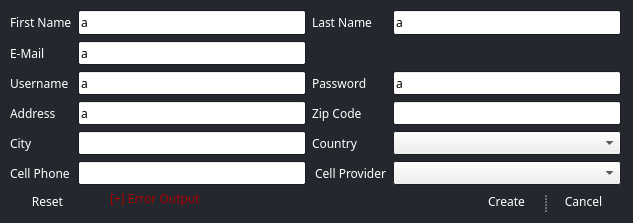
<?xml version="1.0" encoding="UTF-8"?>
<ui version="4.0">
 <class>CreateUserWindow</class>
 <widget class="QDialog" name="CreateUserWindow">
  <property name="geometry">
   <rect>
    <x>0</x>
    <y>0</y>
    <width>633</width>
    <height>223</height>
   </rect>
  </property>
  <property name="palette">
   <palette>
    <active>
     <colorrole role="WindowText">
      <brush brushstyle="SolidPattern">
       <color alpha="255">
        <red>255</red>
        <green>255</green>
        <blue>255</blue>
       </color>
      </brush>
     </colorrole>
     <colorrole role="Base">
      <brush brushstyle="SolidPattern">
       <color alpha="255">
        <red>255</red>
        <green>255</green>
        <blue>255</blue>
       </color>
      </brush>
     </colorrole>
     <colorrole role="Window">
      <brush brushstyle="SolidPattern">
       <color alpha="255">
        <red>36</red>
        <green>40</green>
        <blue>46</blue>
       </color>
      </brush>
     </colorrole>
    </active>
    <inactive>
     <colorrole role="WindowText">
      <brush brushstyle="SolidPattern">
       <color alpha="255">
        <red>255</red>
        <green>255</green>
        <blue>255</blue>
       </color>
      </brush>
     </colorrole>
     <colorrole role="Base">
      <brush brushstyle="SolidPattern">
       <color alpha="255">
        <red>255</red>
        <green>255</green>
        <blue>255</blue>
       </color>
      </brush>
     </colorrole>
     <colorrole role="Window">
      <brush brushstyle="SolidPattern">
       <color alpha="255">
        <red>36</red>
        <green>40</green>
        <blue>46</blue>
       </color>
      </brush>
     </colorrole>
    </inactive>
    <disabled>
     <colorrole role="WindowText">
      <brush brushstyle="SolidPattern">
       <color alpha="255">
        <red>120</red>
        <green>120</green>
        <blue>120</blue>
       </color>
      </brush>
     </colorrole>
     <colorrole role="Base">
      <brush brushstyle="SolidPattern">
       <color alpha="255">
        <red>36</red>
        <green>40</green>
        <blue>46</blue>
       </color>
      </brush>
     </colorrole>
     <colorrole role="Window">
      <brush brushstyle="SolidPattern">
       <color alpha="255">
        <red>36</red>
        <green>40</green>
        <blue>46</blue>
       </color>
      </brush>
     </colorrole>
    </disabled>
   </palette>
  </property>
  <property name="font">
   <font>
    <family>Century Gothic</family>
   </font>
  </property>
  <property name="windowTitle">
   <string>Create new user</string>
  </property>
  <widget class="QPushButton" name="resetButton">
   <property name="geometry">
    <rect>
     <x>10</x>
     <y>190</y>
     <width>75</width>
     <height>23</height>
    </rect>
   </property>
   <property name="palette">
    <palette>
     <active>
      <colorrole role="ButtonText">
       <brush brushstyle="SolidPattern">
        <color alpha="255">
         <red>255</red>
         <green>255</green>
         <blue>255</blue>
        </color>
       </brush>
      </colorrole>
     </active>
     <inactive>
      <colorrole role="ButtonText">
       <brush brushstyle="SolidPattern">
        <color alpha="255">
         <red>255</red>
         <green>255</green>
         <blue>255</blue>
        </color>
       </brush>
      </colorrole>
     </inactive>
     <disabled>
      <colorrole role="ButtonText">
       <brush brushstyle="SolidPattern">
        <color alpha="255">
         <red>120</red>
         <green>120</green>
         <blue>120</blue>
        </color>
       </brush>
      </colorrole>
     </disabled>
    </palette>
   </property>
   <property name="text">
    <string>Reset</string>
   </property>
   <property name="autoDefault">
    <bool>false</bool>
   </property>
   <property name="flat">
    <bool>true</bool>
   </property>
  </widget>
  <widget class="QWidget" name="layoutWidget">
   <property name="geometry">
    <rect>
     <x>10</x>
     <y>10</y>
     <width>611</width>
     <height>175</height>
    </rect>
   </property>
   <layout class="QGridLayout" name="gridLayout">
    <item row="1" column="0">
     <widget class="QLabel" name="label_3">
      <property name="text">
       <string>E-Mail</string>
      </property>
     </widget>
    </item>
    <item row="1" column="1">
     <widget class="QLineEdit" name="emailInputBox">
      <property name="text">
       <string>a</string>
      </property>
     </widget>
    </item>
    <item row="2" column="1">
     <widget class="QLineEdit" name="usernameInputBox">
      <property name="text">
       <string>a</string>
      </property>
     </widget>
    </item>
    <item row="2" column="0">
     <widget class="QLabel" name="label_4">
      <property name="text">
       <string>Username</string>
      </property>
     </widget>
    </item>
    <item row="2" column="2">
     <widget class="QLabel" name="label_5">
      <property name="text">
       <string>Password</string>
      </property>
     </widget>
    </item>
    <item row="2" column="3">
     <widget class="QLineEdit" name="passwordInputBox">
      <property name="text">
       <string>a</string>
      </property>
     </widget>
    </item>
    <item row="3" column="0">
     <widget class="QLabel" name="label_6">
      <property name="text">
       <string>Address</string>
      </property>
     </widget>
    </item>
    <item row="3" column="2">
     <widget class="QLabel" name="label_8">
      <property name="text">
       <string>Zip Code</string>
      </property>
     </widget>
    </item>
    <item row="3" column="1">
     <widget class="QLineEdit" name="addressInputBox">
      <property name="text">
       <string>a</string>
      </property>
     </widget>
    </item>
    <item row="4" column="2">
     <widget class="QLabel" name="label_11">
      <property name="text">
       <string>Country</string>
      </property>
     </widget>
    </item>
    <item row="4" column="3">
     <widget class="QComboBox" name="countrySelectionBox"/>
    </item>
    <item row="4" column="0">
     <widget class="QLabel" name="label_7">
      <property name="text">
       <string>City</string>
      </property>
     </widget>
    </item>
    <item row="4" column="1">
     <widget class="QLineEdit" name="cityInputBox"/>
    </item>
    <item row="3" column="3">
     <widget class="QLineEdit" name="zipCodeInputBox"/>
    </item>
    <item row="5" column="3">
     <widget class="QComboBox" name="cellProvidorSelectionBox"/>
    </item>
    <item row="5" column="1">
     <widget class="QLineEdit" name="cellPhoneInputBox"/>
    </item>
    <item row="5" column="0">
     <widget class="QLabel" name="label_12">
      <property name="text">
       <string>Cell Phone</string>
      </property>
     </widget>
    </item>
    <item row="0" column="0">
     <widget class="QLabel" name="label">
      <property name="text">
       <string>First Name</string>
      </property>
     </widget>
    </item>
    <item row="0" column="1">
     <widget class="QLineEdit" name="firstNameInputBox">
      <property name="text">
       <string>a</string>
      </property>
     </widget>
    </item>
    <item row="0" column="3">
     <widget class="QLineEdit" name="lastNameInputBox">
      <property name="text">
       <string>a</string>
      </property>
     </widget>
    </item>
    <item row="0" column="2">
     <widget class="QLabel" name="label_2">
      <property name="text">
       <string>Last Name</string>
      </property>
     </widget>
    </item>
    <item row="5" column="2">
     <widget class="QLabel" name="label_13">
      <property name="text">
       <string> Cell Provider</string>
      </property>
     </widget>
    </item>
   </layout>
  </widget>
  <widget class="QSplitter" name="splitter">
   <property name="geometry">
    <rect>
     <x>470</x>
     <y>190</y>
     <width>150</width>
     <height>23</height>
    </rect>
   </property>
   <property name="orientation">
    <enum>Qt::Horizontal</enum>
   </property>
   <widget class="QPushButton" name="createButton">
    <property name="palette">
     <palette>
      <active>
       <colorrole role="ButtonText">
        <brush brushstyle="SolidPattern">
         <color alpha="255">
          <red>255</red>
          <green>255</green>
          <blue>255</blue>
         </color>
        </brush>
       </colorrole>
      </active>
      <inactive>
       <colorrole role="ButtonText">
        <brush brushstyle="SolidPattern">
         <color alpha="255">
          <red>255</red>
          <green>255</green>
          <blue>255</blue>
         </color>
        </brush>
       </colorrole>
      </inactive>
      <disabled>
       <colorrole role="ButtonText">
        <brush brushstyle="SolidPattern">
         <color alpha="255">
          <red>120</red>
          <green>120</green>
          <blue>120</blue>
         </color>
        </brush>
       </colorrole>
      </disabled>
     </palette>
    </property>
    <property name="text">
     <string>Create</string>
    </property>
    <property name="flat">
     <bool>true</bool>
    </property>
   </widget>
   <widget class="QPushButton" name="cancelButton">
    <property name="palette">
     <palette>
      <active>
       <colorrole role="ButtonText">
        <brush brushstyle="SolidPattern">
         <color alpha="255">
          <red>255</red>
          <green>255</green>
          <blue>255</blue>
         </color>
        </brush>
       </colorrole>
      </active>
      <inactive>
       <colorrole role="ButtonText">
        <brush brushstyle="SolidPattern">
         <color alpha="255">
          <red>255</red>
          <green>255</green>
          <blue>255</blue>
         </color>
        </brush>
       </colorrole>
      </inactive>
      <disabled>
       <colorrole role="ButtonText">
        <brush brushstyle="SolidPattern">
         <color alpha="255">
          <red>120</red>
          <green>120</green>
          <blue>120</blue>
         </color>
        </brush>
       </colorrole>
      </disabled>
     </palette>
    </property>
    <property name="text">
     <string>Cancel</string>
    </property>
    <property name="autoDefault">
     <bool>false</bool>
    </property>
    <property name="flat">
     <bool>true</bool>
    </property>
   </widget>
  </widget>
  <widget class="QLabel" name="errorOutputLabel">
   <property name="geometry">
    <rect>
     <x>110</x>
     <y>190</y>
     <width>321</width>
     <height>16</height>
    </rect>
   </property>
   <property name="styleSheet">
    <string notr="true">color: rgb(170, 0, 0);</string>
   </property>
   <property name="text">
    <string>[+] Error Output</string>
   </property>
  </widget>
 </widget>
 <resources/>
 <connections/>
</ui>
